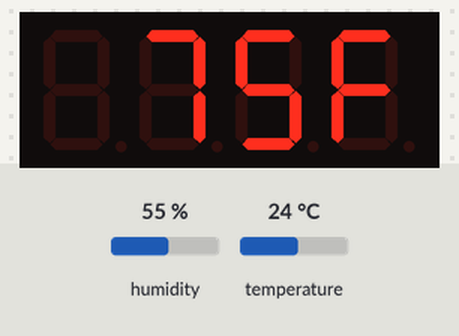
A sketch run on a simulated Arduino Uno, built with avr-gcc and run on an emulated ATmega328P. Parts: 4-digit seven-segment display. Inputs (shaded band) come from the test bench; at power-on: humidity 55 %, temperature 24 °C.

Above: at 2.9 s.
3.0 s: humidity set to 22 %
At 6.1 s:
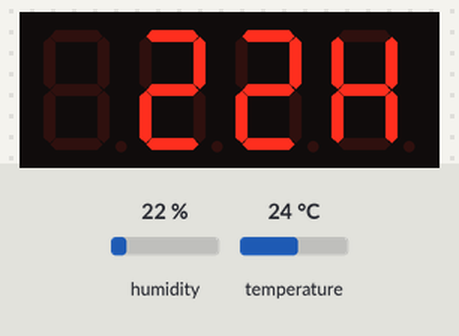
7.8 s: temperature set to 12 °C
At 8.9 s:
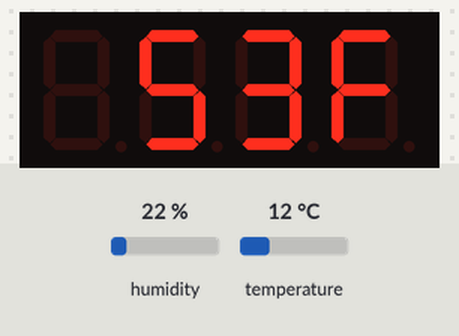
11.0 s: humidity set to 40 %
At 14.5 s:
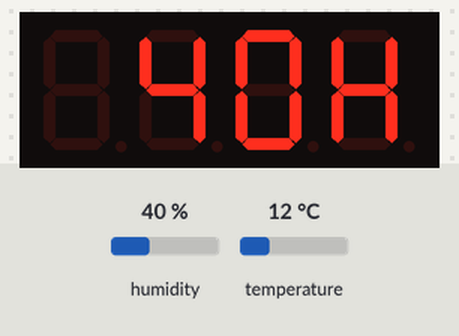
16.3 s: temperature set to 19 °C
At 17.2 s:
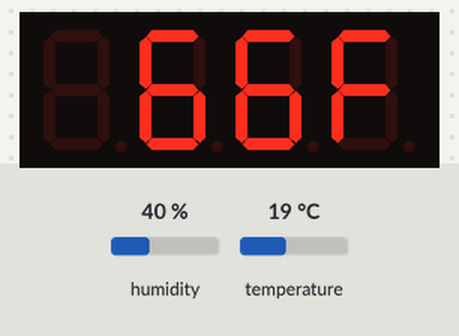
Timing chart, 0 to 19.3 s (numbered marks = the images above; inputs shaded):
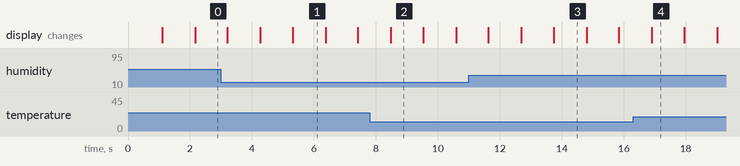

The sketch:

Temperature_and_Humidity_Sensor_with_7_Segment_Display.ino
```cpp
/*
 * Temperature_and_Humidity_Sensor_with_7_Segment_Display.ino
 *
 * https://www.browndoggadgets.com/
 *
 * Note: You will need to install the TM1637 library by Avishay Orpaz
 * as well as the DHT sensor library by Adafruit
 *
 */


#include <Arduino.h>
#include <TM1637Display.h>
#include "DHT.h"

// set two variables for the 7 segment display
#define CLK 5   // connect CLK to pin 5 on the Robotics Board
#define DIO 6   // connect DIO to pin 6 on the Robotics Board

// set two variables for the temperature/humidity sensor
#define DHTPIN 9        // connect OUT to pin 9 on the Robotics Board
#define DHTTYPE DHT22   // set which version of the sensor we are using

// set up a sensor object
DHT dht(DHTPIN, DHTTYPE);

// create an F letter to display for the temperature
const uint8_t SEG_TEMP[] = {
  0,  // blank
  0,  // blank
  0,  // blank
  SEG_A | SEG_E | SEG_F | SEG_G // F
  };

// create an H letter to display for the humidity
const uint8_t SEG_HUMID[] = {
  0,  // blank
  0,  // blank
  0,  // blank
  SEG_B | SEG_C | SEG_E | SEG_F | SEG_G // H
  };

// set up a display object
TM1637Display display(CLK, DIO);


// the setup runs once at the beginning of the sketch
void setup() {

  // start reading from the sensor
  dht.begin();

  // set the display brightness
  display.setBrightness(0x0f);

}


// the loop runs forever after the setup is complete
void loop() {

  // reading temperature or humidity takes about 250 milliseconds
  // sensor readings may also be up to 2 seconds 'old' (this is a slow sensor)
  int h = dht.readHumidity();
  int t = dht.readTemperature();

  // check if returns are valid, if they are NaN (not a number) then something went wrong!
  if (isnan(t) || isnan(h)) {
    delay(1);
  } else {
    int temperatureF = (t * 9 / 5) + 32.5;

    uint8_t data[] = { 0x0, 0x0, 0x0, 0x0 }; // clear display values
    display.setSegments(data); //clear display

    // show temperature
    display.setSegments(SEG_TEMP);
    display.showNumberDec(temperatureF, false, 3, 0);
    // wait one second
    delay(1000);

    // show humidity
    display.setSegments(SEG_HUMID);
    display.showNumberDec(h, false, 3, 0);

    // wait one second
    delay(1000);

  }

}
```

Measured:
- after the input at 3.0 s, the display: first differs from a run without the input after 2.3 s (image 1)
- after the input at 7.8 s, the display: changes after 0.69 s (image 2)
- after the input at 11.0 s, the display: first differs from a run without the input after 2.7 s (image 3)
- after the input at 16.3 s, the display: changes after 0.61 s (image 4)
- what the display in image 1 shows lasts 1.1 s, from 5.3 s to 6.4 s
- what the display in image 2 shows lasts 1.0 s, from 8.5 s to 9.5 s
